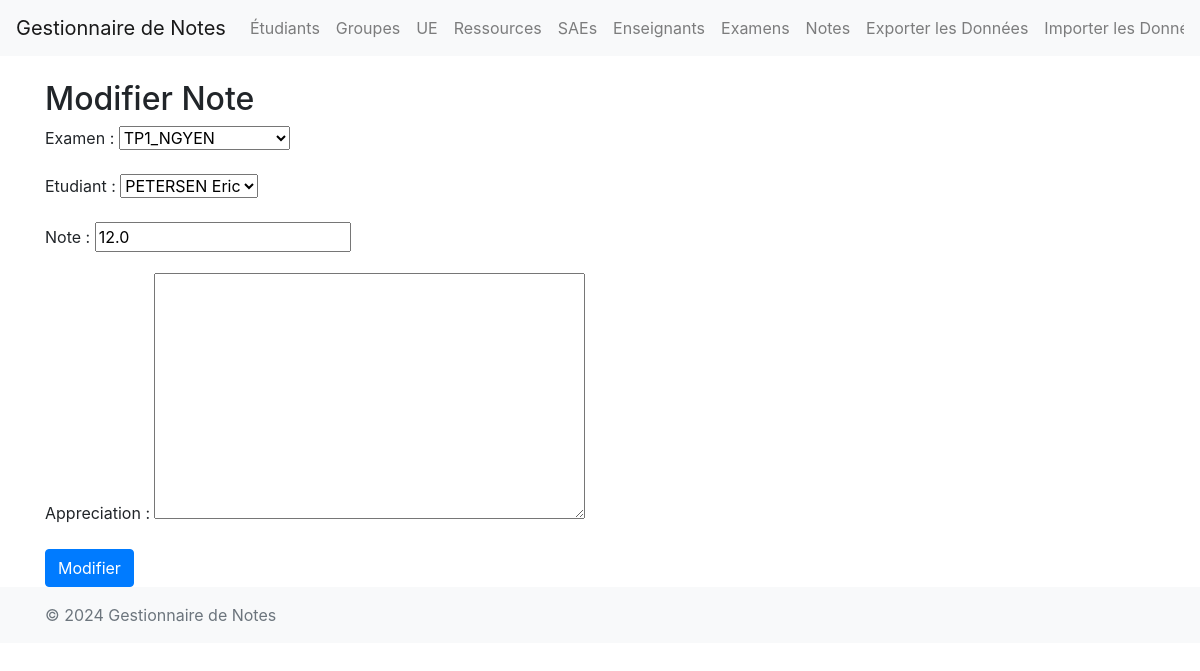
The app's page /notes/3/edit/, older data.
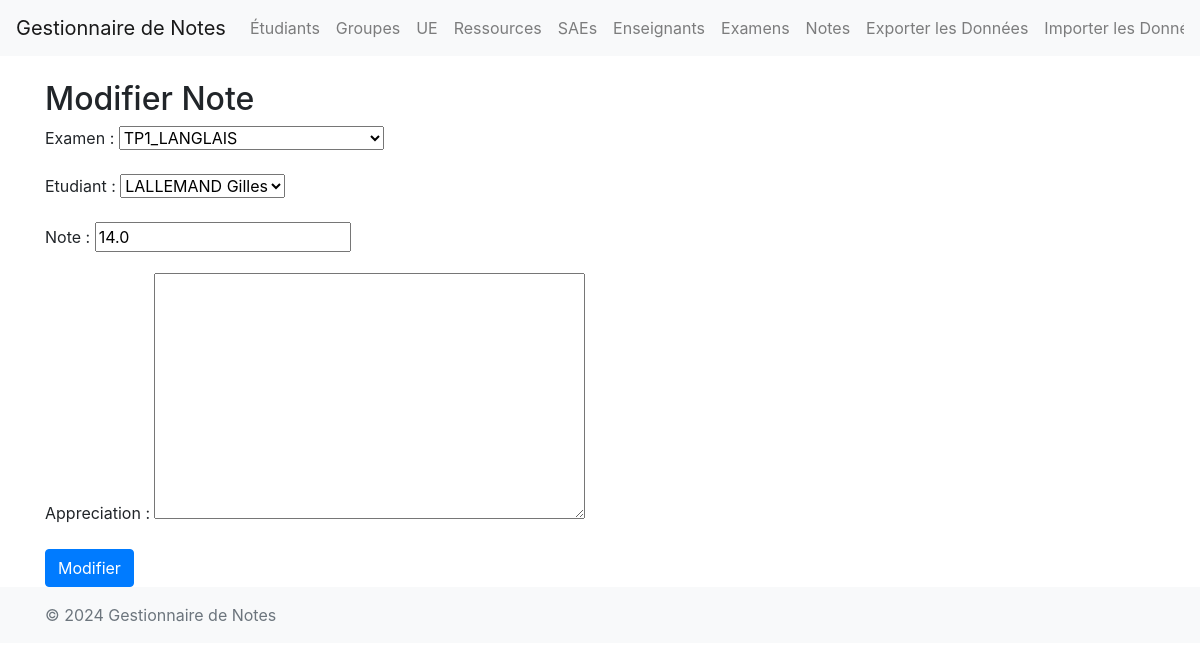
The same page, newer data.
### main/models.py (models this page shows, shortened)
class Note(models.Model):
    examen = models.ForeignKey(Examen, on_delete=models.CASCADE)
    etudiant = models.ForeignKey(Etudiant, on_delete=models.CASCADE)
    note = models.FloatField()
    appreciation = models.TextField(null=True, blank=True)
    class Meta:
        constraints = [
            models.UniqueConstraint(fields=['examen', 'etudiant'], name='unique_examen_etudiant')
        ]

### main/views.py (the view)
# urls.py: path('notes/<int:pk>/edit/', views.note_update, name='note_update'),
def note_update(request, pk):
    note = get_object_or_404(Note, pk=pk)
    if request.method == 'POST':
        form = NoteForm(request.POST, instance=note)
        if form.is_valid():
            form.save()
            return redirect('note_list')
    else:
        form = NoteForm(instance=note)
    return render(request, 'main/note_form.html', {'form': form})

### main/forms.py
class NoteForm(forms.ModelForm):
    class Meta:
        model = Note
        fields = ['examen', 'etudiant', 'note', 'appreciation']

### main/models.py (called while the page is built)
    def __str__(self):
        return f'{self.nom} {self.prenom}'

    def __str__(self):
        noms_enseignants = "_".join([enseignant.nom for enseignant in self.enseignants.all()])
        return f"{self.titre}_{noms_enseignants}"

### main/templates/main/note_form.html (shortened to what this page needs)
{% extends "main/base.html" %}
{% block content %}
    <h2>{% if form.instance.pk %}Modifier Note{% else %}Ajouter Note{% endif %}</h2>
    <form method="post">
        {{ form.as_p }}
        <button type="submit" class="btn btn-primary">{% if form.instance.pk %}Modifier{% else %}Ajouter{% endif %}</button>
    </form>
{% endblock %}

Row changes from the older to the newer data that the page shows:
changed Note: examen "TP1_NGYEN" → "TP1_LANGLAIS"; etudiant "PETERSEN Eric" → "LALLEMAND Gilles"; note "12.0" → "14.0"
